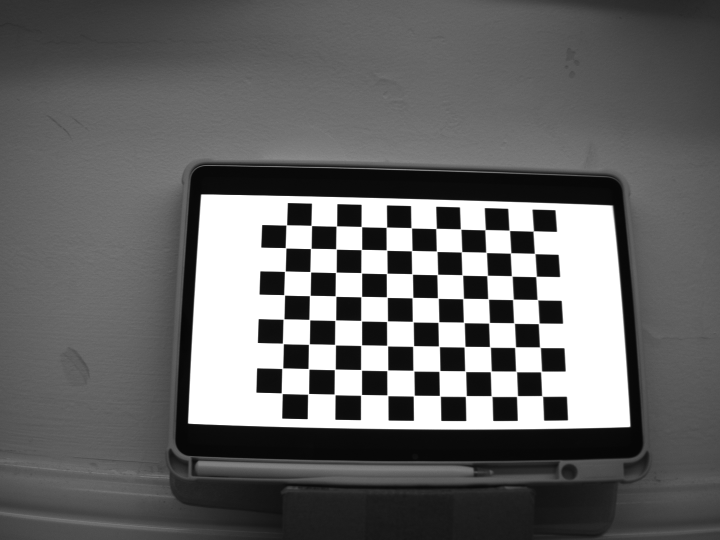
#> input picture Lab2_Group13/lab2_report_image_num_part/image_set_1/1.png, 1440 x 1080 px (shown at 1/2 size)
$ python -i quality.py   (imports and definitions only)   (older library calls are emulated)
#> lines starting #> are read from the running program, lines starting #| are printed output that depends on the picture
from __future__ import annotations
import argparse
from pathlib import Path
import json
import csv
import sys
import cv2
import numpy as np
from typing import Dict, Any, List


def imread_gray(path: Path) -> np.ndarray | None:
    img = cv2.imread(str(path), cv2.IMREAD_GRAYSCALE)
    return img


def list_images(img_dir: Path, exts=(".jpg", ".jpeg", ".png", ".bmp", ".tif", ".tiff")) -> list[Path]:
    return [p for p in sorted(img_dir.iterdir()) if p.suffix.lower() in exts]


# [5 lines left out: function downscale, not called in this run]


def laplacian_variance(gray: np.ndarray) -> float:
    lap = cv2.Laplacian(gray, ddepth=cv2.CV_32F, ksize=3)
    return float(lap.var())


def tenengrad(gray: np.ndarray) -> float:
    gx = cv2.Sobel(gray, cv2.CV_32F, 1, 0, ksize=3)
    gy = cv2.Sobel(gray, cv2.CV_32F, 0, 1, ksize=3)
    g2 = gx*gx + gy*gy
    return float(np.mean(g2))


def rms_contrast(gray: np.ndarray) -> float:
    return float(gray.std())


def exposure_stats(gray: np.ndarray) -> Dict[str, float]:
    mean = float(gray.mean())
    under = float((gray <= 5).sum()) / gray.size
    over = float((gray >= 250).sum()) / gray.size
    return {"mean": mean, "under_pct": under, "over_pct": over}


def entropy(gray: np.ndarray) -> float:
    hist = cv2.calcHist([gray], [0], None, [256], [0, 256]).ravel().astype(np.float64)
    hist /= max(hist.sum(), 1.0)
    nz = hist[hist > 0]
    return float(-(nz * np.log2(nz)).sum())


def noise_sigma_mad_lap(gray: np.ndarray) -> float:
    # Estimate noise via MAD on Laplacian
    lap = cv2.Laplacian(gray, ddepth=cv2.CV_32F, ksize=3)
    med = np.median(lap)
    mad = np.median(np.abs(lap - med))
    sigma = 1.4826 * mad
    return float(sigma)


def keypoint_richness(gray: np.ndarray, feature: str = "ORB") -> Dict[str, float]:
    if feature.upper() == "SIFT":
        try:
            det = cv2.SIFT_create()
        except Exception:
            det = cv2.ORB_create(nfeatures=4000)
    else:
        det = cv2.ORB_create(nfeatures=4000)
    kps = det.detect(gray, None)
    cnt = len(kps)
    resp = float(np.mean([kp.response for kp in kps])) if cnt > 0 else 0.0
    return {"kp_count": float(cnt), "kp_response": resp}


def compute_metrics(gray: np.ndarray, feature: str = "ORB") -> Dict[str, float]:
    lpv = laplacian_variance(gray)
    tng = tenengrad(gray)
    con = rms_contrast(gray)
    exp = exposure_stats(gray)
    ent = entropy(gray)
    noi = noise_sigma_mad_lap(gray)
    kpr = keypoint_richness(gray, feature=feature)
    m: Dict[str, float] = {
        "lap_var": lpv,
        "tenengrad": tng,
        "contrast": con,
        "mean": exp["mean"],
        "under_pct": exp["under_pct"],
        "over_pct": exp["over_pct"],
        "entropy": ent,
        "noise_sigma": noi,
        "kp_count": kpr["kp_count"],
        "kp_response": kpr["kp_response"],
    }
    return m


# [164 lines left out: functions robust_min_max, quality_scores, verdict_and_notes, write_csv, main, not called in this run]


# [2 lines not run here, left out]

>>> import cv2
>>> picture = cv2.imread('../../Lab2_Group13/lab2_report_image_num_part/image_set_1/1.png', cv2.IMREAD_GRAYSCALE)
#> picture is the input picture: shape (1080, 1440); min 5, max 255, mean 102.8
>>> result = compute_metrics(picture)
#> in laplacian_variance, `lap = cv2.Laplacian(gray, ddepth=cv2.CV_32F, ksize=3)`:
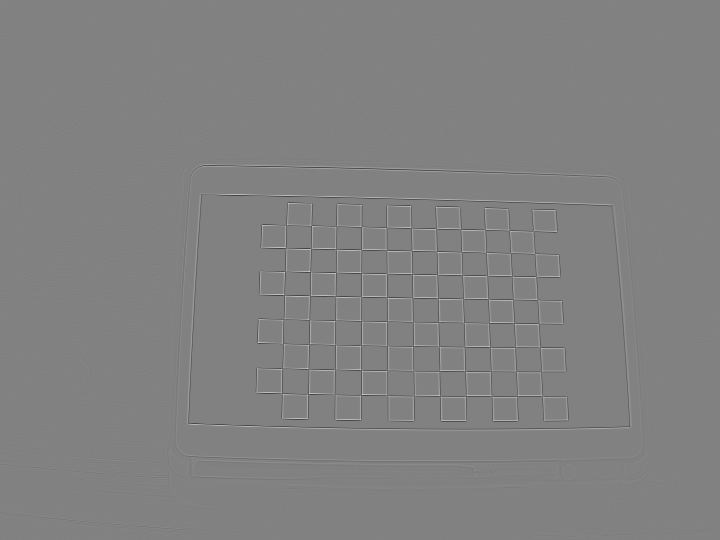
#> lap: shape (1080, 1440) float32 (shown at 1/2 size); min -888, max 860, mean 0; drawn with min black and max white
#> in compute_metrics, `lpv = laplacian_variance(gray)`: lpv = 3747.9
#> in tenengrad, `gx = cv2.Sobel(gray, cv2.CV_32F, 1, 0, ksize=3)`:
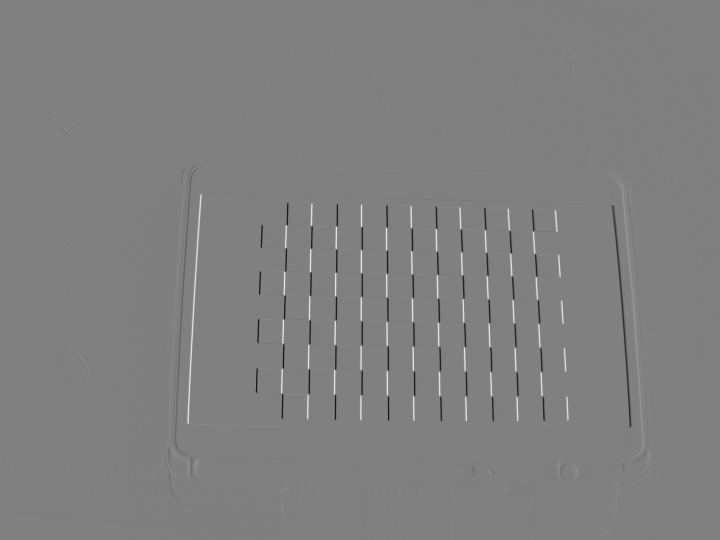
#> gx: shape (1080, 1440) float32 (shown at 1/2 size); min -913, max 904, mean 0; drawn with min black and max white
#> in tenengrad, `gy = cv2.Sobel(gray, cv2.CV_32F, 0, 1, ksize=3)`:
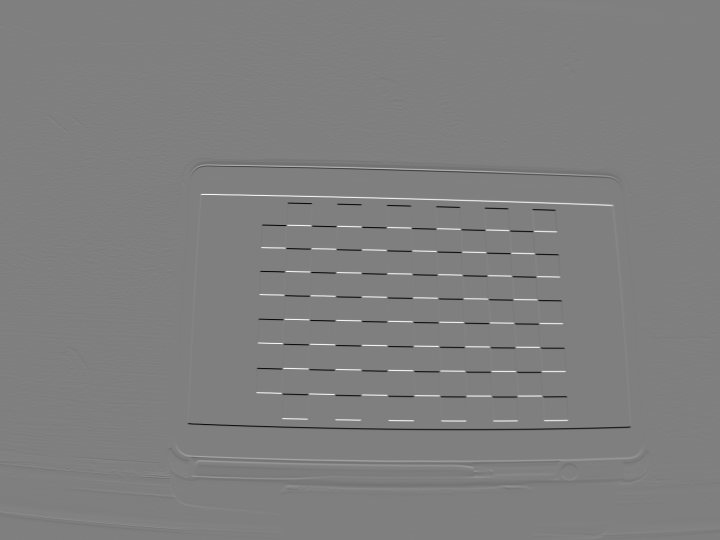
#> gy: shape (1080, 1440) float32 (shown at 1/2 size); min -961, max 960, mean -0.1; drawn with min black and max white
#> in tenengrad, `g2 = gx*gx + gy*gy`:
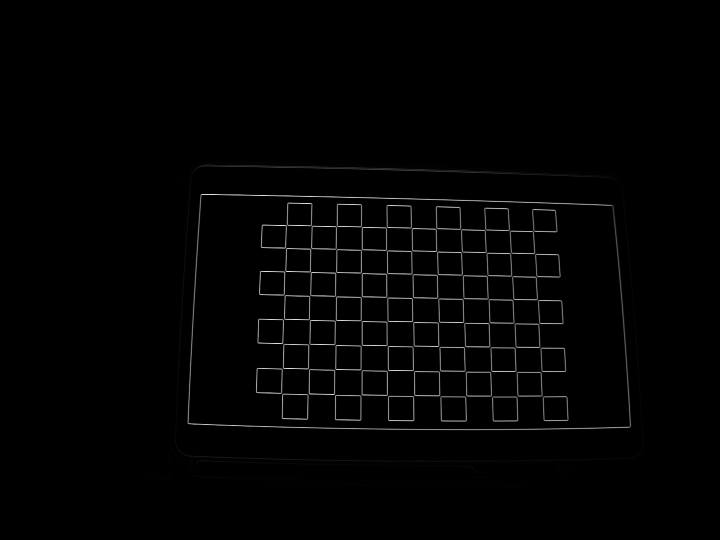
#> g2: shape (1080, 1440) float32 (shown at 1/2 size); min 0, max 923810, mean 10529.4; drawn with min black and max white
#> in compute_metrics, `tng = tenengrad(gray)`: tng = 10529.4
#> in compute_metrics, `con = rms_contrast(gray)`: con = 76.3
#> in exposure_stats, `mean = float(gray.mean())`: mean = 102.8
#> in exposure_stats, `under = float((gray <= 5).sum()) / gray.size`: under = 8.55e-05
#> in exposure_stats, `over = float((gray >= 250).sum()) / gray.size`: over = 0.167
#> in compute_metrics, `exp = exposure_stats(gray)`: exp = {'mean': 102.8, 'under_pct': 8.55e-05, 'over_pct': 0.167}
#> in entropy, `hist = cv2.calcHist([gray], [0], None, [256], [0, 256]).ravel().astype..`: hist = 256 values, max 259515 at index 255, min 0 at index 0, mean 6075
#> in entropy, `hist /= max(hist.sum(), 1.0)`: hist = 256 values, max 0.167 at index 255, min 0 at index 0, mean 0.00391
#> in entropy, `nz = hist[hist > 0]`: nz = 251 values, max 0.167 at index 250, min 4.44e-05 at index 183, mean 0.00398
#> in compute_metrics, `ent = entropy(gray)`: ent = 6.13
#> in noise_sigma_mad_lap, `med = np.median(lap)`: med = 0
#> in noise_sigma_mad_lap, `mad = np.median(np.abs(lap - med))`: mad = 6
#> in noise_sigma_mad_lap, `sigma = 1.4826 * mad`: sigma = 8.9
#> in keypoint_richness, `kps = det.detect(gray, None)`: kps = 2345 keypoints; strongest (x, y, size): (670, 547, 37.2), (615, 493, 92.6), (831, 684, 111.1), (627, 493, 92.6)
#> in keypoint_richness, `cnt = len(kps)`: cnt = 2345
#> in keypoint_richness, `resp = float(np.mean([kp.response for kp in kps])) if cnt > 0 else 0.0`: resp = 0.00949
#> in compute_metrics, `kpr = keypoint_richness(gray, feature=feature)`: kpr = {'kp_count': 2345, 'kp_response': 0.00949}
#> result = 10 items
